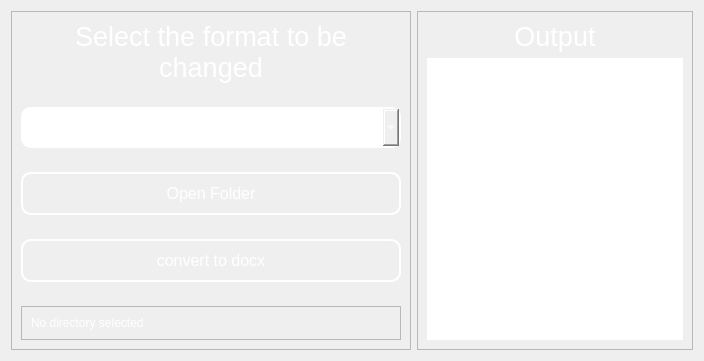
                <widget class="QWidget" name="ConvertMulti">
                 <layout class="QHBoxLayout" name="horizontalLayout_17">
                  <item>
                   <widget class="QFrame" name="frame_12">
                    <property name="minimumSize">
                     <size>
                      <width>400</width>
                      <height>0</height>
                     </size>
                    </property>
                    <property name="maximumSize">
                     <size>
                      <width>400</width>
                      <height>16777215</height>
                     </size>
                    </property>
                    <property name="styleSheet">
                     <string notr="true">color: white;</string>
                    </property>
                    <property name="frameShape">
                     <enum>QFrame::StyledPanel</enum>
                    </property>
                    <property name="frameShadow">
                     <enum>QFrame::Raised</enum>
                    </property>
                    <layout class="QVBoxLayout" name="verticalLayout_23">
                     <property name="spacing">
                      <number>24</number>
                     </property>
                     <item>
                      <widget class="QLabel" name="label_6">
                       <property name="maximumSize">
                        <size>
                         <width>16777215</width>
                         <height>80</height>
                        </size>
                       </property>
                       <property name="font">
                        <font>
                         <pointsize>20</pointsize>
                        </font>
                       </property>
                       <property name="text">
                        <string>Select the format to be changed</string>
                       </property>
                       <property name="alignment">
                        <set>Qt::AlignCenter</set>
                       </property>
                       <property name="wordWrap">
                        <bool>true</bool>
                       </property>
                      </widget>
                     </item>
                     <item>
                      <widget class="QComboBox" name="comboBoxMultiFile">
                       <property name="minimumSize">
                        <size>
                         <width>0</width>
                         <height>30</height>
                        </size>
                       </property>
                       <property name="maximumSize">
                        <size>
                         <width>16777215</width>
                         <height>16777215</height>
                        </size>
                       </property>
                       <property name="font">
                        <font>
                         <pointsize>12</pointsize>
                        </font>
                       </property>
                       <property name="styleSheet">
                        <string notr="true">QComboBox{
border-radius: 10px;
border: 2px solid white;
padding: 8px;
color: white
}

QComboBox::down-arrow {
   color: white
}</string>
                       </property>
                      </widget>
                     </item>
                     <item>
                      <widget class="QPushButton" name="OpenFolderConvert">
                       <property name="font">
                        <font>
                         <pointsize>12</pointsize>
                        </font>
                       </property>
                       <property name="styleSheet">
                        <string notr="true">QPushButton{
	color: white;
	background-color: transparent;
	border: 2px solid white;
	border-radius: 10px;
	padding: 10px;
	text-transform: uppercase;
}

QPushButton:hover{
	background-color: white;
	color: black
}</string>
                       </property>
                       <property name="text">
                        <string>Open Folder</string>
                       </property>
                      </widget>
                     </item>
                     <item>
                      <widget class="QPushButton" name="SubmitMultiFile">
                       <property name="font">
                        <font>
                         <pointsize>12</pointsize>
                        </font>
                       </property>
                       <property name="styleSheet">
                        <string notr="true">QPushButton{
	color: white;
	background-color: transparent;
	border: 2px solid white;
	border-radius: 10px;
	padding: 10px;
	text-transform: uppercase;
}

QPushButton:hover{
	background-color: white;
	color: black
}</string>
                       </property>
                       <property name="text">
                        <string>convert to docx</string>
                       </property>
                      </widget>
                     </item>
                     <item>
                      <widget class="QFrame" name="frame_14">
                       <property name="frameShape">
                        <enum>QFrame::StyledPanel</enum>
                       </property>
                       <property name="frameShadow">
                        <enum>QFrame::Raised</enum>
                       </property>
                       <layout class="QVBoxLayout" name="verticalLayout_24">
                        <item>
                         <widget class="QLabel" name="dirInfoMulti">
                          <property name="text">
                           <string>No directory selected</string>
                          </property>
                          <property name="alignment">
                           <set>Qt::AlignBottom|Qt::AlignLeading|Qt::AlignLeft</set>
                          </property>
                          <property name="margin">
                           <number>15</number>
                          </property>
                         </widget>
                        </item>
                       </layout>
                      </widget>
                     </item>
                    </layout>
                   </widget>
                  </item>
                  <item>
                   <widget class="QFrame" name="frame_13">
                    <property name="styleSheet">
                     <string notr="true">color: white;</string>
                    </property>
                    <property name="frameShape">
                     <enum>QFrame::StyledPanel</enum>
                    </property>
                    <property name="frameShadow">
                     <enum>QFrame::Raised</enum>
                    </property>
                    <layout class="QVBoxLayout" name="verticalLayout_25">
                     <item>
                      <widget class="QLabel" name="label_9">
                       <property name="font">
                        <font>
                         <pointsize>20</pointsize>
                        </font>
                       </property>
                       <property name="text">
                        <string>Output</string>
                       </property>
                       <property name="alignment">
                        <set>Qt::AlignCenter</set>
                       </property>
                      </widget>
                     </item>
                     <item>
                      <widget class="QListWidget" name="outPutConvertMultiFile">
                       <property name="font">
                        <font>
                         <pointsize>12</pointsize>
                        </font>
                       </property>
                       <property name="styleSheet">
                        <string notr="true">QListView{color: white;border:none; border-left: 2px solid white}

QListView {
    show-decoration-selected: none;
}

QListView::item:alternate {
    background: rgb(87, 0, 144);
	border: none
}

QListView::item:selected {
    border: 0px;
	border: none
}

QListView::item:selected:!active {
    background: transparent;
	border: none
}

QListView::item:selected:active {
    background: rgb(87, 0, 144);
	border: none
}

QListView::item:hover {
    background: rgb(87, 0, 144);
	border: none
}</string>
                       </property>
                      </widget>
                     </item>
                    </layout>
                   </widget>
                  </item>
                 </layout>
                </widget>
